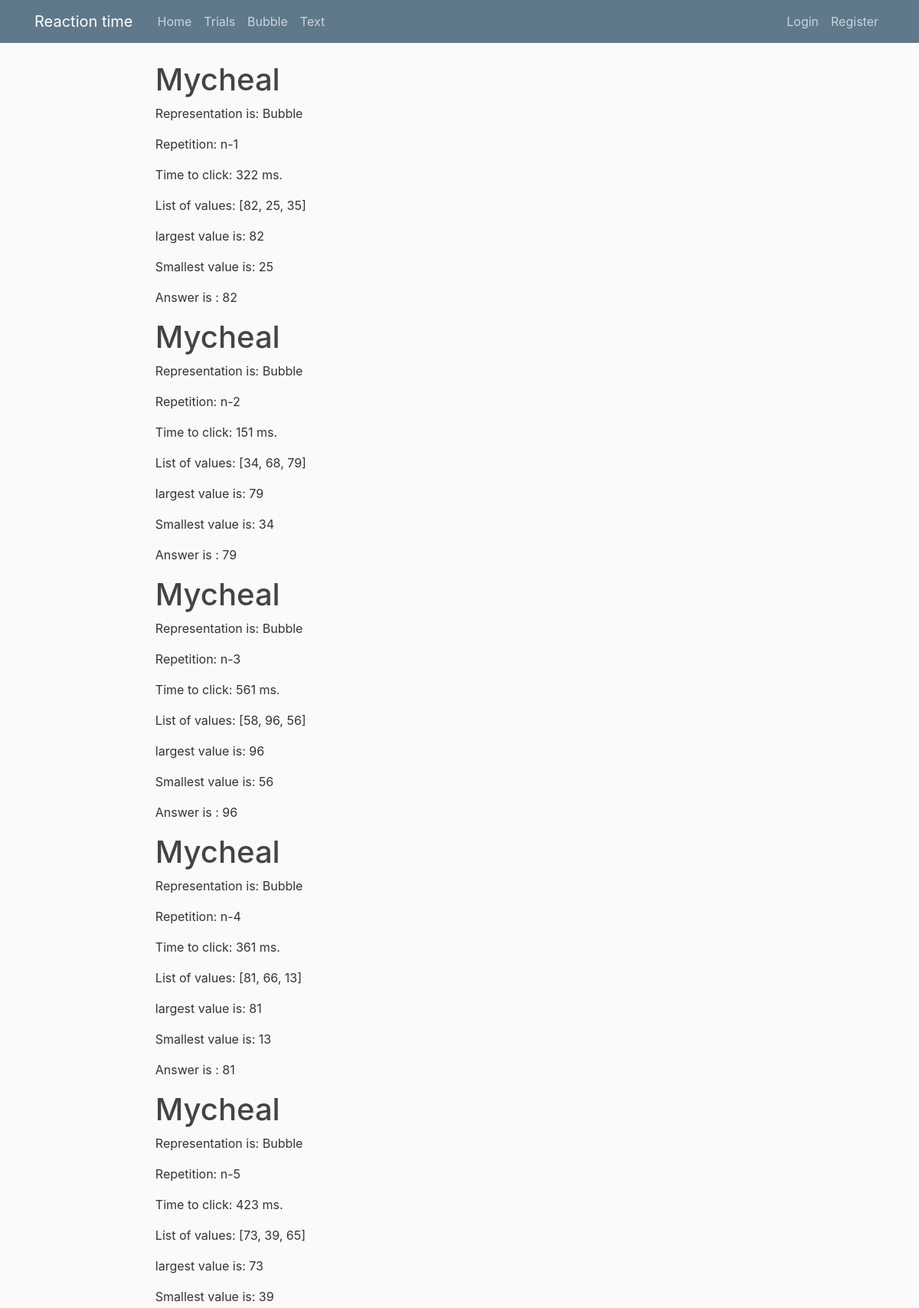
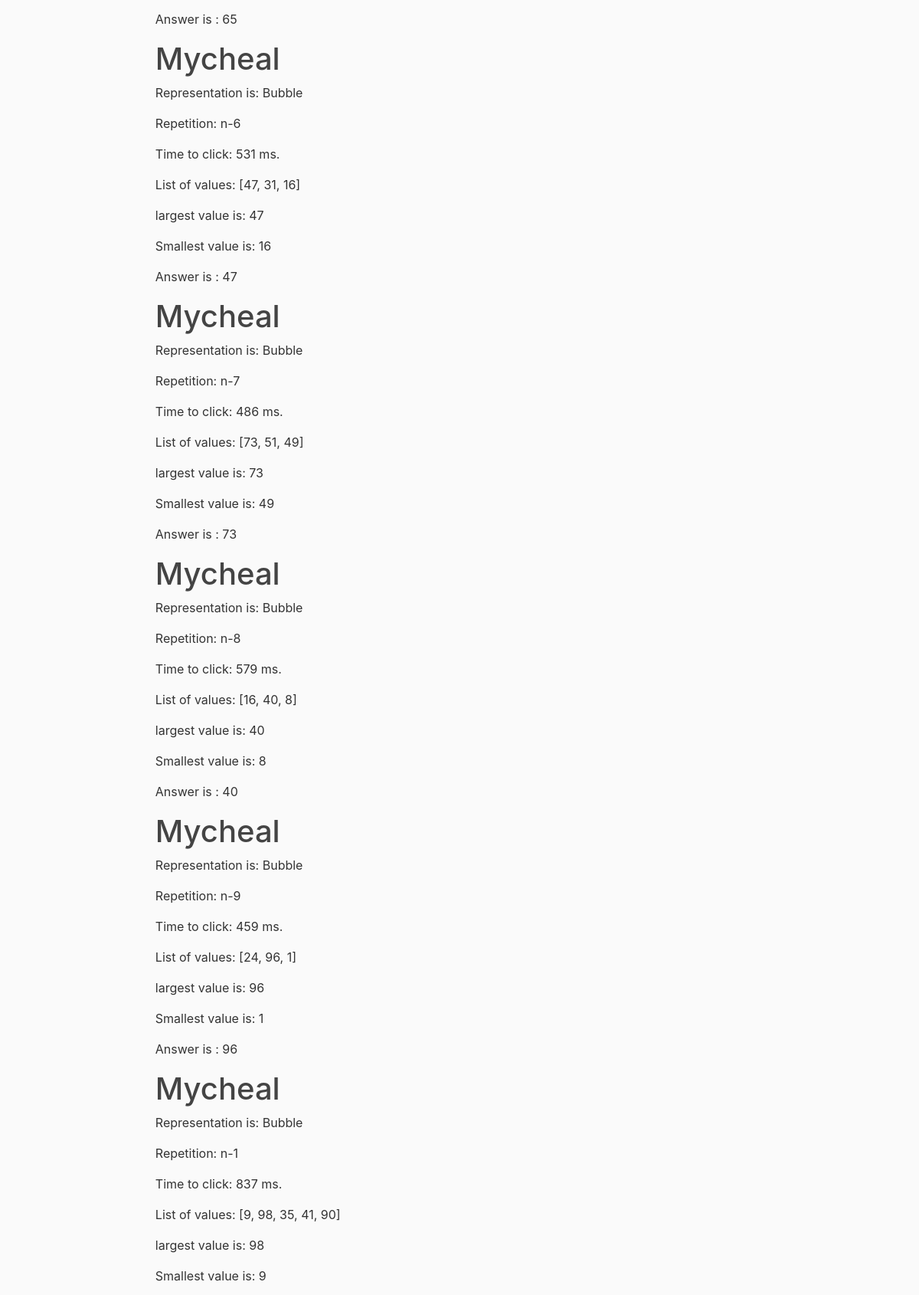
/about (upper part), run on the app's committed database (2 pictures, top to bottom).
### patterns/models.py (models this page shows, shortened)
class Post(models.Model):
    uniqueID        = models.AutoField(blank=True, primary_key=True)
    participantID   = models.ForeignKey(User, on_delete=models.CASCADE)
    representation  = models.CharField(max_length=100)
    numberofvalues  = models.CharField(max_length=100, default="Default value for numofval")
    repetition      = models.CharField(max_length=100, blank=True, null=True)
    values          = models.CharField(max_length=100, blank=True, null=True)
    correctanswer   = models.IntegerField(blank=True, null=True)
    smallestvalue   = models.IntegerField(blank=True, null=True)
    answer          = models.IntegerField(blank=True, null=True)
    time            = models.IntegerField(blank=True, null=True)
    title = models.CharField(max_length=100)
    content = models.TextField()

### patterns/views.py (the view)
def about(request):
    if request.GET.get('Button') == 'Button':
        print('user clicked summary')
    context = {
        'posts': Post.objects.all()
    }
    return render(request, 'patterns/about.html', context)

### patterns/templates/patterns/about.html
{% extends "patterns/base.html" %}
{% block content %}
    {%  for post in posts %}
        <h1> {{ post.participantID }}</h1>
        <p> Representation is: {{ post.representation }}</p>
        <p> Repetition: n-{{ post.repetition }}</p>
        <p> Time to click: {{ post.time }} ms.</p>
        <p> List of values: {{ post.values }}</p>
        <p> largest value is: {{ post.correctanswer }}</p>
        <p> Smallest value is: {{ post.smallestvalue }}</p>
        <p> Answer is : {{ post.answer }}</p>
    {% endfor %}
{% endblock content %}

### patterns/templates/patterns/base.html (shortened to what this page needs)
{% load static %}
<!DOCTYPE html>
<html>
<head>
    <link rel="stylesheet" href="https://maxcdn.bootstrapcdn.com/bootstrap/4.0.0/css/bootstrap.min.css">
    <link rel="stylesheet" type="text/css" href="{%  static 'patterns/main.css' %}">
</head>
<body>
    <header class="site-header">
        <nav class="navbar navbar-expand-md navbar-dark bg-steel fixed-top">
            <div class="container">
              <a class="navbar-brand mr-4" href="{% url 'patterns-home'%}">Reaction time</a>
              <div class="collapse navbar-collapse" id="navbarToggle">
                <div class="navbar-nav mr-auto">
                    <a class="nav-item nav-link" href="{% url 'patterns-home' %}">Home</a>
                    <a class="nav-item nav-link" href="{% url 'patterns-about' %}">Trials</a>
                    <a class="nav-item nav-link" href="{% url 'patterns-pygalexample' %}">Bubble</a>
                    <a class="nav-item nav-link" href="{% url 'patterns-text3' %}">Text</a>
                </div>
                <div class="navbar-nav">
                    {% if user.is_authenticated %}
                        <a class="nav-item nav-link" href="{% url 'profile' %}">Profile</a>
                        <a class="nav-item nav-link" href="{% url 'logout' %}">Logout</a>
                    {% else %}
                        <a class="nav-item nav-link" href="{% url 'login' %}">Login</a>
                        <a class="nav-item nav-link" href="{% url 'register' %}">Register</a>
                    {% endif %}
                </div>
              </div>
            </div>
        </nav>
    </header>
    <main role="main" class="container-fluid">
          <div class="row justify-content-center">
              <div class="col-auto justify-content-center">
                  {% block content %}   {% endblock %}
              </div>
          </div>
    </main>
</body>
</html>

### patterns/static/patterns/main.css (style rules this page uses)
body { background: #fafafa; color: #333333; margin-top: 5rem; }
h1, h2, h3, h4, h5, h6 { color: #444444; }
.bg-steel { background-color: #5f788a; }
.site-header .navbar-nav .nav-link { color: #cbd5db; }

### data on the page
Post: participantID "Mycheal", representation "Bubble", repetition "1", time "322", values "[82, 25, 35]", correctanswer "82", smallestvalue "25", answer "82"
Post: participantID "Mycheal", representation "Bubble", repetition "2", time "151", values "[34, 68, 79]", correctanswer "79", smallestvalue "34", answer "79"
Post: participantID "Mycheal", representation "Bubble", repetition "3", time "561", values "[58, 96, 56]", correctanswer "96", smallestvalue "56", answer "96"
Post: participantID "Mycheal", representation "Bubble", repetition "4", time "361", values "[81, 66, 13]", correctanswer "81", smallestvalue "13", answer "81"
Post: participantID "Mycheal", representation "Bubble", repetition "5", time "423", values "[73, 39, 65]", correctanswer "73", smallestvalue "39", answer "65"
Post: participantID "Mycheal", representation "Bubble", repetition "6", time "531", values "[47, 31, 16]", correctanswer "47", smallestvalue "16", answer "47"
Post: participantID "Mycheal", representation "Bubble", repetition "7", time "486", values "[73, 51, 49]", correctanswer "73", smallestvalue "49", answer "73"
Post: participantID "Mycheal", representation "Bubble", repetition "8", time "579", values "[16, 40, 8]", correctanswer "40", smallestvalue "8", answer "40"
Post: participantID "Mycheal", representation "Bubble", repetition "9", time "459", values "[24, 96, 1]", correctanswer "96", smallestvalue "1", answer "96"
Post: participantID "Mycheal", representation "Bubble", repetition "1", time "837", values "[9, 98, 35, 41, 90]", correctanswer "98", smallestvalue "9"
